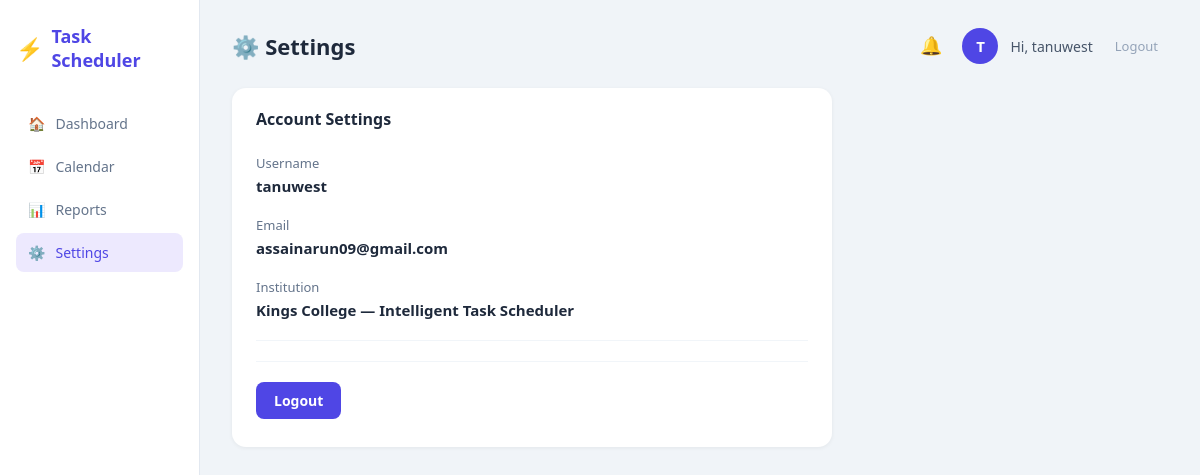
/settings (signed in), run on the app's committed database.
### models.py (models this page shows)
class User(UserMixin, db.Model):
    id = db.Column(db.Integer, primary_key=True)
    username = db.Column(db.String(80), unique=True, nullable=False)
    email = db.Column(db.String(120), unique=True, nullable=False)
    password = db.Column(db.String(200), nullable=False)
    tasks = db.relationship('Task', backref='user', lazy=True)

### routes.py (the view)
@main.route('/settings')
@login_required
def settings():
    return render_template('settings.html')

### app.py (called while the page is built)
@login_manager.user_loader
def load_user(user_id):
    return User.query.get(int(user_id))

### templates/settings.html
{% extends "base.html" %}
{% block page_title %}⚙️ Settings{% endblock %}
{% block content %}
<div class="card" style="max-width:600px">
  <div class="card-header">
    <h2>Account Settings</h2>
  </div>
  <div style="padding: 8px 0">
    <div style="margin-bottom:20px">
      <div class="stat-label">Username</div>
      <div style="font-size:15px;font-weight:600;margin-top:4px">{{ current_user.username }}</div>
    </div>
    <div style="margin-bottom:20px">
      <div class="stat-label">Email</div>
      <div style="font-size:15px;font-weight:600;margin-top:4px">{{ current_user.email }}</div>
    </div>
    <div style="margin-bottom:20px">
      <div class="stat-label">Institution</div>
      <div style="font-size:15px;font-weight:600;margin-top:4px">Kings College — Intelligent Task Scheduler</div>
    </div>
    <hr style="border:none;border-top:1px solid #f1f5f9;margin:20px 0"/>
    <hr style="border:none;border-top:1px solid #f1f5f9;margin:20px 0"/>
    <a href="{{ url_for('auth.logout') }}" class="btn-primary" style="display:inline-block;text-decoration:none">
      Logout
    </a>
  </div>
</div>
{% endblock %}

### templates/base.html (shortened to what this page needs)
<!DOCTYPE html>
<html lang="en">
<head>
  <link rel="stylesheet" href="{{ url_for('static', filename='style.css') }}"/>
</head>
<body>
  <div class="app-wrapper">
    <aside class="sidebar">
      <div class="logo">
        <span class="logo-icon">⚡</span>
        <span class="logo-text">Task Scheduler</span>
      </div>
      <nav>
        <a href="{{ url_for('main.dashboard') }}" class="nav-link {% if request.endpoint == 'main.dashboard' %}active{% endif %}">
          <span>🏠</span> Dashboard
        </a>
        <a href="{{ url_for('main.calendar') }}" class="nav-link {% if request.endpoint == 'main.calendar' %}active{% endif %}">
          <span>📅</span> Calendar
        </a>
        <a href="{{ url_for('main.reports') }}" class="nav-link {% if request.endpoint == 'main.reports' %}active{% endif %}">
          <span>📊</span> Reports
        </a>
        <a href="{{ url_for('main.settings') }}" class="nav-link {% if request.endpoint == 'main.settings' %}active{% endif %}">
  <span>⚙️</span> Settings
</a>
      </nav>
    </aside>
    <main class="main-content">
      <div class="topbar">
        <h1 class="page-title">{% block page_title %}Dashboard{% endblock %}</h1>
        <div class="topbar-right">
          <div class="notif-wrapper">
            <button class="btn-icon notif-bell" onclick="toggleNotifPanel()" id="notif-btn">
              🔔
            </button>
          </div>
          <div class="user-avatar">{{ current_user.username[0].upper() }}</div>
          <span class="username">Hi, {{ current_user.username }}</span>
          <a href="{{ url_for('auth.logout') }}" class="btn-logout">Logout</a>
        </div>
      </div>
      {% block content %}{% endblock %}
    </main>
  </div>
</body>
</html>

### static/style.css (style rules this page uses)
*, *::before, *::after { box-sizing: border-box; margin: 0; padding: 0; }
body { font-family: 'Segoe UI', system-ui, sans-serif; background: #f0f4f8; color: #1e293b; min-height: 100vh; }
.app-wrapper { display: flex; min-height: 100vh; }
.sidebar { width: 200px; min-height: 100vh; background: #ffffff; border-right: 1px solid #e2e8f0; padding: 24px 16px; display: flex; flex-direction: column; gap: 32px; position: fixed; top: 0; left: 0; bottom: 0; z-index: 100; }
.logo { display: flex; align-items: center; gap: 8px; font-weight: 700; font-size: 18px; color: #4f46e5; text-decoration: none; }
.logo-icon { font-size: 22px; }
.logo-text { font-weight: 700; color: #4f46e5; }
nav { display: flex; flex-direction: column; gap: 4px; }
.nav-link { display: flex; align-items: center; gap: 10px; padding: 10px 12px; border-radius: 8px; color: #64748b; text-decoration: none; font-size: 14px; font-weight: 500; transition: background 0.15s, color 0.15s; }
.nav-link.active { background: #ede9fe; color: #4f46e5; }
.main-content { margin-left: 200px; padding: 28px 32px; flex: 1; min-height: 100vh; }
.topbar { display: flex; align-items: center; justify-content: space-between; margin-bottom: 24px; }
.page-title { font-size: 22px; font-weight: 700; color: #1e293b; }
.topbar-right { display: flex; align-items: center; gap: 12px; }
.user-avatar { width: 36px; height: 36px; border-radius: 50%; background: #4f46e5; color: #ffffff; display: flex; align-items: center; justify-content: center; font-weight: 700; font-size: 15px; flex-shrink: 0; }
.username { font-size: 14px; color: #475569; }
.btn-logout { font-size: 13px; color: #94a3b8; text-decoration: none; padding: 6px 10px; border-radius: 6px; transition: color 0.15s; }
.btn-primary { background: #4f46e5; color: #ffffff; border: none; padding: 9px 18px; border-radius: 8px; font-size: 14px; font-weight: 600; cursor: pointer; transition: background 0.15s; white-space: nowrap; }
.btn-icon { background: none; border: none; font-size: 18px; cursor: pointer; padding: 4px 8px; border-radius: 6px; transition: background 0.15s; }
.stat-label { font-size: 13px; color: #64748b; margin-bottom: 4px; }
.card { background: #ffffff; border-radius: 14px; padding: 20px 24px; box-shadow: 0 1px 4px rgba(0, 0, 0, 0.06); }
.card-header { display: flex; align-items: center; justify-content: space-between; margin-bottom: 16px; }
.card-header h2 { font-size: 16px; font-weight: 700; color: #1e293b; }
.notif-wrapper { position: relative; }
.notif-bell { position: relative; font-size: 18px; }

### data on the page
User: username "T", username "tanuwest", email "assainarun09@gmail.com"
